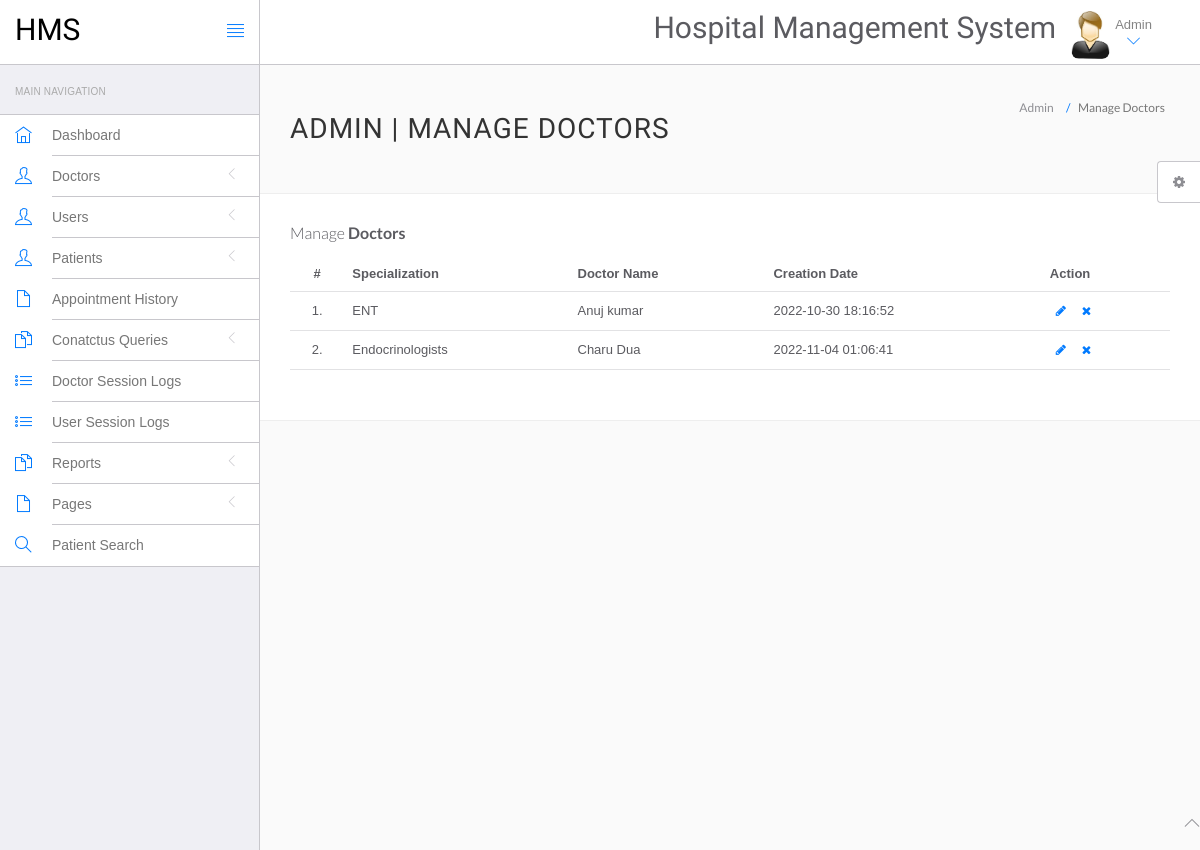
The app's page /hospital/hms/admin/manage-doctors.php (signed in), older data.
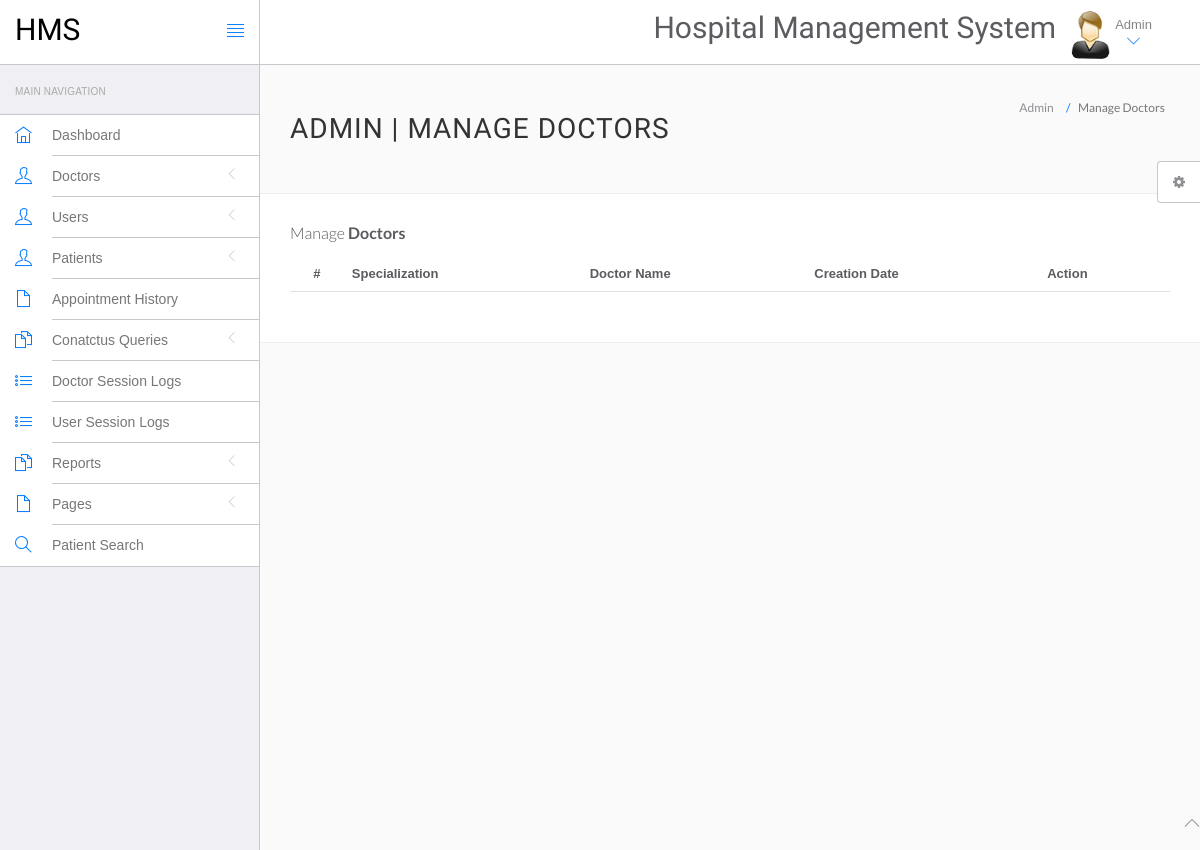
The same page, newer data.
### tables this page shows
CREATE TABLE `doctors` (
  `id` int(11) NOT NULL,
  `specilization` varchar(255) DEFAULT NULL,
  `doctorName` varchar(255) DEFAULT NULL,
  `address` longtext DEFAULT NULL,
  `docFees` varchar(255) DEFAULT NULL,
  `contactno` bigint(11) DEFAULT NULL,
  `docEmail` varchar(255) DEFAULT NULL,
  `password` varchar(255) DEFAULT NULL,
  `creationDate` timestamp NULL DEFAULT current_timestamp(),
  `updationDate` timestamp NULL DEFAULT NULL ON UPDATE current_timestamp()
);

### hospital/hms/admin/manage-doctors.php (the view, shortened to what this page needs)
<?php
include('include/config.php');
if(strlen($_SESSION['id']==0)) {
 header('location:logout.php');
  } else{
?>
<!DOCTYPE html>
<html lang="en">
	<head>
		<link rel="stylesheet" href="vendor/bootstrap/css/bootstrap.min.css">
		<link rel="stylesheet" href="vendor/fontawesome/css/font-awesome.min.css">
		<link rel="stylesheet" href="vendor/themify-icons/themify-icons.min.css">
		<link href="vendor/animate.css/animate.min.css" rel="stylesheet" media="screen">
		<link href="vendor/perfect-scrollbar/perfect-scrollbar.min.css" rel="stylesheet" media="screen">
		<link href="vendor/switchery/switchery.min.css" rel="stylesheet" media="screen">
		<link href="vendor/bootstrap-touchspin/jquery.bootstrap-touchspin.min.css" rel="stylesheet" media="screen">
		<link href="vendor/select2/select2.min.css" rel="stylesheet" media="screen">
		<link href="vendor/bootstrap-datepicker/bootstrap-datepicker3.standalone.min.css" rel="stylesheet" media="screen">
		<link href="vendor/bootstrap-timepicker/bootstrap-timepicker.min.css" rel="stylesheet" media="screen">
		<link rel="stylesheet" href="assets/css/styles.css">
		<link rel="stylesheet" href="assets/css/plugins.css">
		<link rel="stylesheet" href="assets/css/themes/theme-1.css" id="skin_color" />
	</head>
	<body>
		<div id="app">
<?php include('include/sidebar.php');?>
			<div class="app-content">
						<?php include('include/header.php');?>
				<div class="main-content" >
					<div class="wrap-content container" id="container">
						<section id="page-title">
							<div class="row">
								<div class="col-sm-8">
									<h1 class="mainTitle">Admin | Manage Doctors</h1>
																	</div>
								<ol class="breadcrumb">
									<li>
										<span>Admin</span>
									</li>
									<li class="active">
										<span>Manage Doctors</span>
									</li>
								</ol>
							</div>
						</section>
						<div class="container-fluid container-fullw bg-white">
									<div class="row">
								<div class="col-md-12">
									<h5 class="over-title margin-bottom-15">Manage <span class="text-bold">Doctors</span></h5>
									<table class="table table-hover" id="sample-table-1">
										<thead>
											<tr>
												<th class="center">#</th>
												<th>Specialization</th>
												<th class="hidden-xs">Doctor Name</th>
												<th>Creation Date </th>
												<th>Action</th>
											</tr>
										</thead>
										<tbody>
<?php
$sql=mysqli_query($con,"select * from doctors");
$cnt=1;
while($row=mysqli_fetch_array($sql))
{
?>
											<tr>
												<td class="center"><?php echo $cnt;?>.</td>
												<td class="hidden-xs"><?php echo $row['specilization'];?></td>
												<td><?php echo $row['doctorName'];?></td>
												<td><?php echo $row['creationDate'];?>
												</td>
												<td >
												<div class="visible-md visible-lg hidden-sm hidden-xs">
							<a href="edit-doctor.php?id=<?php echo $row['id'];?>" class="btn btn-transparent btn-xs" tooltip-placement="top" tooltip="Edit"><i class="fa fa-pencil"></i></a>
	<a href="manage-doctors.php?id=<?php echo $row['id']?>&del=delete" onClick="return confirm('Are you sure you want to delete?')"class="btn btn-transparent btn-xs tooltips" tooltip-placement="top" tooltip="Remove"><i class="fa fa-times fa fa-white"></i></a>
												</div>
												</td>
											</tr>
											<?php
$cnt=$cnt+1;
											 }?>
										</tbody>
									</table>
								</div>
							</div>
								</div>
							</div>
						</div>
					</div>
				</div>
	<?php include('include/footer.php');?>
	<?php include('include/setting.php');?>
	</body>
</html>
<?php } ?>

Row changes from the older to the newer data that the page shows:
removed doctors: specilization "ENT", doctorName "Anuj kumar", creationDate "2022-10-30 18:16:52"
removed doctors: specilization "Endocrinologists", doctorName "Charu Dua", creationDate "2022-11-04 01:06:41"
